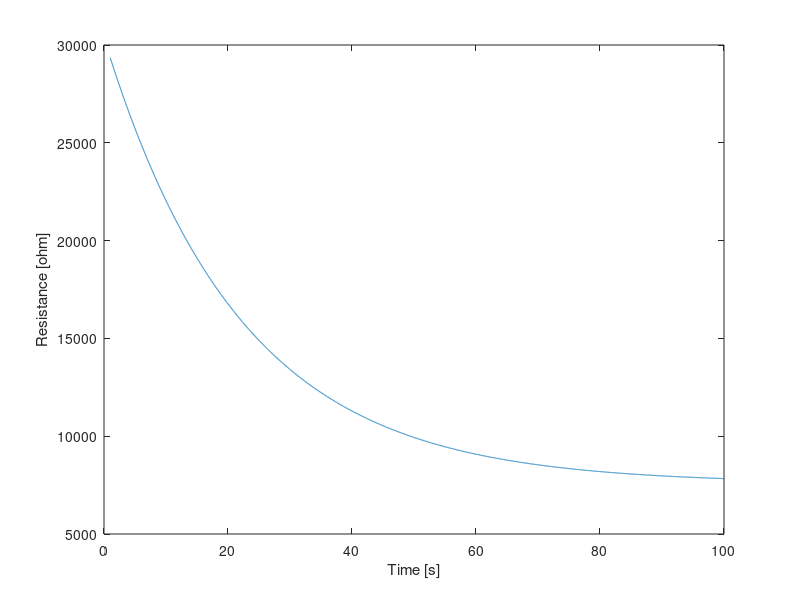
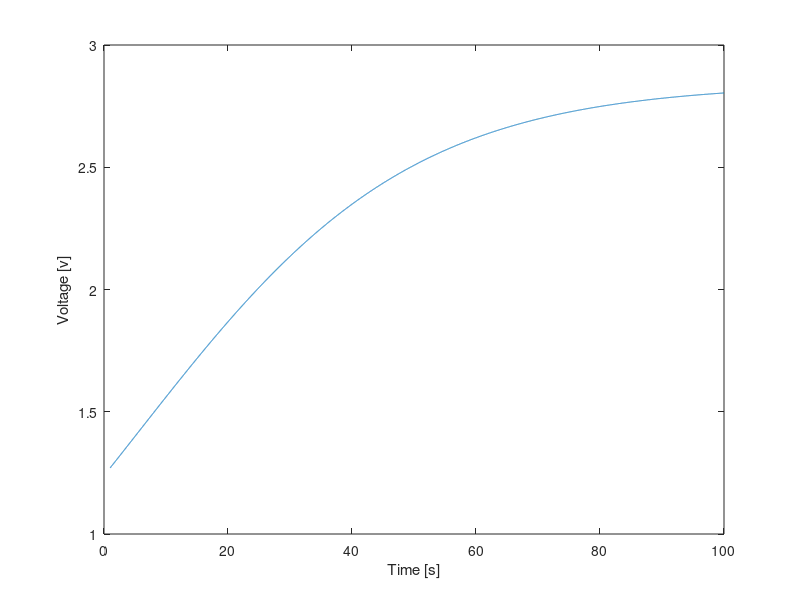

The MATLAB source for these figures, in order:
%% Industrial Monitoring Project
% Main script
% Problem Solutions start further down

clear;
clc;
close all;

%% ================================================================
% Load and display the industrial environment
% ================================================================

%env = factoryEnvironment();

% robot from 2,2 to 38,18
% collision radius is 0.4 m
% speed up to 1 m/s

% q_critical_battery = 0.6
% q(t) = q(0)*e^(λ*t)
%   q(0)=1, fully charged at t=0
% q(t) = e^(-1.7*10^-3*t)
% 0.6 = e^(-1.7*10^-3*t)
% log(0.6) = -1.7*10^-3*t

% [seconds]
t_before_critical = -10^3/1.7*log(0.6)

function [value] = ramp(t)
    % matrix-compatible implementation
    value = max(0, t);

    % simple implementation
    % if t>=0
    %     value = t;
    % else
    %     value = 0;
    % end
end

% linear interpolation, from `a` to `b`, where `t ∈ [0,1]` indicates the percentage from `a` towards `b`
% function [value] = lerp(a,b,t)
%     value = a + (b-a)*t
% end

function [x,y] = position(t)
    % <60 second response time to 90%, according to SGAS707 datasheet
    % 4 stops for measurement
    % time for travel is about 52.84 seconds, leaving
    % a little over 247/4 seconds for each sensing period
    % [seconds]
    t_sensing_once = 60;

    % workflow
    % measure
    % 2,2 to 8,15
    % measure
    % 8,15 to 12,10
    % 12,10 to 20,5
    % measure
    % 20,5 to 30,15
    % 30,15 to 38,18
    % measure

    locations = [
        2,  2;
        8,  15;
        12, 10;
        20, 5;
        30, 15;
        38, 18
    ];

    % t_travel is time between each location
    % if moving in a straight line at 1 [m/s]
    t_travel = [];
    for i = 2:size(locations,1)
        vector = (locations(i,1:2) - locations(i-1,1:2));
        dist = sqrt(vector(1)^2 + vector(2)^2);
        t_seconds = dist / 1; % t = d / 1 [m/s]
        t_travel = [t_travel, t_seconds];
    end

    % round up t_travel for nice numbers
    % make sure to round UP so that speed
    % is no more than 1 [m/s]
    % t_travel = 14.3178, 6.4031, 9.4340, 14.142, 8.5440
    t_travel_rounded = [14.32, 6.41, 9.44, 14.15, 8.55]
    for i=1:size(t_travel_rounded,2)
        if t_travel_rounded(i) < t_travel(i)
            disp("ERROR: SPEED TOO FAST")
        end
    end


    % 2,8,12,20,30,38
    % x(t) = 2 + (8-2)*r((t-60)/14.32) - (8-2)*r((t-60)/14.32-1)
    fprintf("\nx(t) = 2 +\n");
    elapsed_time = t_sensing_once; % starting time; start moving after sensing once
    x = zeros(size(t)) + 2; % starting position
    for i = 2:size(locations,1)
        location_diff = locations(i,1)-locations(i-1,1);
        % ramp up to `distance` units at a speed of distance/length_of_travel [m/s] before stopping:
        %    distance * min(1, ramp((t-t0)/length_of_travel))
        x = x + location_diff*min(1,ramp((t-elapsed_time)/t_travel_rounded(i-1)));
        if i == size(locations,1)
            fprintf("    %.2f*r((t-%.2f)/%.2f)  -  %.2f*r((t-%.2f)/%.2f-1)\n", location_diff, elapsed_time, t_travel_rounded(i-1), location_diff, elapsed_time, t_travel_rounded(i-1));
        else
            fprintf("    %.2f*r((t-%.2f)/%.2f)  -  %.2f*r((t-%.2f)/%.2f-1) +\n", location_diff, elapsed_time, t_travel_rounded(i-1), location_diff, elapsed_time, t_travel_rounded(i-1));
            elapsed_time = elapsed_time + t_travel_rounded(i-1);
            % there are sensing stops at i=1,3,5
            if i==1 || i==3 || i==5
                elapsed_time = elapsed_time + t_sensing_once;
            end
        end
    end

    fprintf("\ny(t) = 2 +\n");
    elapsed_time = t_sensing_once; % starting time; start moving after sensing once
    y = zeros(size(t)) + 2; % starting position
    for i = 2:size(locations,1)
        location_diff = locations(i,2)-locations(i-1,2);
        % ramp up to `distance` units at a speed of distance/length_of_travel [m/s] before stopping:
        %    distance * min(1, ramp((t-t0)/length_of_travel))
        y = y + location_diff*min(1,ramp((t-elapsed_time)/t_travel_rounded(i-1)));
        if i == size(locations,1)
            fprintf("    %.2f*r((t-%.2f)/%.2f)  -  %.2f*r((t-%.2f)/%.2f-1)\n", location_diff, elapsed_time, t_travel_rounded(i-1), location_diff, elapsed_time, t_travel_rounded(i-1));
        else
            fprintf("    %.2f*r((t-%.2f)/%.2f)  -  %.2f*r((t-%.2f)/%.2f-1) +\n", location_diff, elapsed_time, t_travel_rounded(i-1), location_diff, elapsed_time, t_travel_rounded(i-1));
            elapsed_time = elapsed_time + t_travel_rounded(i-1);
            % there are sensing stops at i=1,3,5
            if i==1 || i==3 || i==5
                elapsed_time = elapsed_time + t_sensing_once;
            end
        end
    end


    % t_travel_total = sum(t_travel_rounded)
    % t_sensing_once
    % t_mission = sum(t_travel_rounded) + t_sensing_once*4
    % q_after_mission = e^(-1.7*10^-3*t_mission)
end

t = 0:0.01:300;
[x,y] = position(t);

% whether to plot [factory, x(t), y(t), |v(t)|]
plots = [0 0 0 0]

if plots(1) ~= 0
    env = factoryEnvironment();

    plot(x, y, '.')
    theta = linspace(0,2*pi,10);
    radius = 0.4;
    for k = 1:floor(size(t,2)/4)
        xc = x(k*4);
        yc = y(k*4);
        xCircle = xc + radius*cos(theta);
        yCircle = yc + radius*sin(theta);
        fill(xCircle, yCircle, [0.70 0.70 0.70], 'EdgeColor','r', 'LineWidth',1.5);
    end


    circles = [
        2,2;
        8,15;
        20,5;
        38,18;
    ];
    theta = linspace(0,2*pi,10);
    radius = 0.1;
    for k = 1:size(circles,1)
        xc = circles(k,1);
        yc = circles(k,2);
        xCircle = xc + radius*cos(theta);
        yCircle = yc + radius*sin(theta);
        fill(xCircle, yCircle, [0.70 0.70 0.70], 'EdgeColor','g', 'LineWidth',1.5);
    end
end

if plots(2) ~= 0
    figure
    plot(t, x)
    title("x-axis position over time")
    xlabel("t [s]")
    ylabel("x [m]")
end

if plots(3) ~= 0
    figure
    plot(t, y)
    title("y-axis position over time")
    xlabel("t [s]")
    ylabel("y [m]")
end


if plots(4) ~= 0
    x_speed = (x(2:end) - x(1:end-1))/0.01;
    y_speed = (y(2:end) - y(1:end-1))/0.01;
    v = sqrt(x_speed.^2 + y_speed.^2);
    figure
    hold on
    plot(t(1:end-1),v)
    plot([0,300], [1,1])
    xlabel("t [s]")
    ylabel("v [m/s]")
end



% PROBLEM 1 FINAL VALUES
% x(t) = 2 +
%     6.00*r((t-60.00)/14.32)  -  6.00*r((t-60.00)/14.32-1) +
%     4.00*r((t-74.32)/6.41)  -  4.00*r((t-74.32)/6.41-1) +
%     8.00*r((t-140.73)/9.44)  -  8.00*r((t-140.73)/9.44-1) +
%     10.00*r((t-150.17)/14.15)  -  10.00*r((t-150.17)/14.15-1) +
%     8.00*r((t-224.32)/8.55)  -  8.00*r((t-224.32)/8.55-1)
%
% y(t) = 2 +
%     13.00*r((t-60.00)/14.32)  -  13.00*r((t-60.00)/14.32-1) +
%     -5.00*r((t-74.32)/6.41)  -  -5.00*r((t-74.32)/6.41-1) +
%     -5.00*r((t-140.73)/9.44)  -  -5.00*r((t-140.73)/9.44-1) +
%     10.00*r((t-150.17)/14.15)  -  10.00*r((t-150.17)/14.15-1) +
%     3.00*r((t-224.32)/8.55)  -  3.00*r((t-224.32)/8.55-1)

% measurement coordinates at (2,2), (8,15), (20,5), (38,18)
% t_travel_total = 52.870
% t_sensing_once = 60
% t_mission = 292.87
% q_after_mission = 0.6078









% PROBLEM 2.
% R_inf = A*C^(-alpha)
% alpha = 0.602
% A = 8.0*10^4
% R_inf = 8.0*10^4*C^(-0.602)

C = 1:0.1:100;
R_inf = 8.0*10^4*C.^(-0.602);

% whether to plot [linear, logarithmic]
plots_2 = [0 0]

if plots_2(1) ~= 0
    figure
    plot(C,R_inf)
    xlabel("C [ppm]")
    ylabel("R_{∞} [Ω]")
end
if plots_2(2) ~= 0
    figure
    loglog(C,R_inf)
    xlabel("C [ppm]")
    ylabel("R_{∞} [Ω]")
end


% 2.iii DISCUSSION
% The sensitivity is lower with high VOC concentrations
% compared to low VOC concentrations; when C changes
% from 1 to 20, R_inf drops by a factor of about 6.07
% i.e., it drops by about 66821 [Ω]
% and when C changes from 81 to 100, R_inf drops by
% a factor of about 1.13 (a drop of about 676.44 [Ω])







% Problem 3
% Eq 1. Vout(T) = Vc * RL / (Rs(t)) + RL)
% Eq 2. Rs = Rinf(c). We assume we have reached a steady state solution
% Knowns Vc = 5, Rl = 10,000 Ohms

% 3.i Expression derived in writeup
Vc = 5;
Rl = 10000;
Vout = Vc * Rl ./ (R_inf + Rl);

% 3.ii
plots_3 = [0]

if plots_3(1) ~= 0
    figure
    plot(C,Vout);
    xlabel("C [ppm]");
    ylabel("Vout [V]");
end

% 3.iii Discussion
    %The transformation from the VOC concentration to output voltage is
    %not linear. As the concentration increases the VOut detection
    %increases logarythmically. 

% 3.iv Expression derived in the writeup
    %  Rs(t) = -10000 + 50000 / Vout(T)

% 3.v Expression derived in the writeup
    % C(t) = ( ( 80000 * Vout(t) ) / (-10000 * Vout(t) + 50000))^(1/0.602)









% Problem 4

% tau * r'(t) + r(t) = r_inf
% All initial conditions assumed 0 for initial steps
tau = 22;
plots_4 = [0, 0, 1, 1];

% 4.i derived in writeup
    % System is time invarient, causual, stable, and linear
    
%4.ii Unit Step Response, Equation Derived in Writeup
t = 1:0.01:100;
R_Step = 1 - exp(-t/22);

if plots_4(1) ~= 0
    figure;
    plot(t, R_Step);
    xlabel("Time [s]");
    ylabel("Resistance [ohm]");
end

%4.iii Impulse Response, Equation Derived in Writeup
R_Impulse = exp(-t/22) / 22

if plots_4(2) ~= 0
    figure;
    plot(t, R_Impulse);
    xlabel("Time [s]");
    ylabel("Resistance [ohm]");
end

%4.iv discusion in writeup, checked and their the same

%4.v derivation and discussion in writeup
rs_t90 = -22 * log(1/10)

%4.vi, rinf at a steady state solution for c = 5, 50
rinf_1_vi = 8.0*10^4 * 5^(-0.602)
rinf_2_vi = 8.0*10^4 * 50^(-0.602)

%RS Derived in writeup
rs_actual = 7591.2 + exp(-t/22) * 22769.8

if plots_4(3) ~= 0
    figure;
    plot(t, rs_actual);
    xlabel("Time [s]");
    ylabel("Resistance [ohm]");
end

%Vout derived in writeup
vout_realistic = 5 * 10^4 ./ ((rs_actual) + 10^4)

if plots_4(4) ~= 0
    figure;
    plot(t, vout_realistic);
    xlabel("Time [s]");
    ylabel("Voltage [v]");
end
